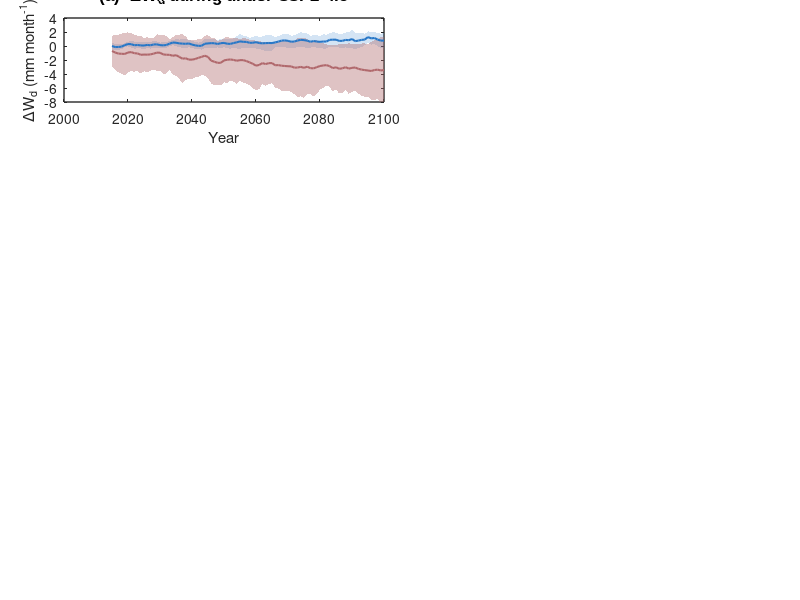

MATLAB code to generate this figure: (Note: this script raises an error after producing the figure.)
%% Figure 1

clear


load Figure1.mat




years = 2015:2100;


figure
width=8.8;
height=12;
set(gcf,'position',[10 10 width*100 height*100])
%  (a)                                                                               
h1 = axes('Position', [0.08,0.83,0.4,0.14]); 

% annual
green_color = [39/255, 119/255, 199/255];
h_annual_range = fill([years, fliplr(years)], ...
     [annual_245_mean+annual_245_std; flipud(annual_245_mean-annual_245_std)]', ...
     [39/255, 119/255, 199/255], 'FaceAlpha', 0.2, 'EdgeColor', 'none');
hold on;


% dry-season
red_color = [176/255, 104/255, 108/255];
h_driest_range = fill([years, fliplr(years)], ...
     [driest_245_mean + driest_245_std; flipud(driest_245_mean -driest_245_std)]', ...
     [176/255, 104/255, 108/255], 'FaceAlpha', 0.4, 'EdgeColor', 'none');

h_annual_line = plot(years, annual_245_mean, 'Color', green_color, 'LineWidth', 1.5);
h_driest_line = plot(years, driest_245_mean, 'Color', red_color, 'LineWidth', 1.5);

% 
title('(a)  ΔW_d during under SSP2-4.5', 'FontSize',12, 'FontWeight','bold', 'FontName','Arial');
xlabel('Year');
ylabel('ΔW_d (mm month^{-1})');
ylim([-8, 4]); 

grid off;
set(gca, 'GridLineStyle', '--','LineWidth', 1);
set(gca, 'GridAlpha', 0.2);

%
ax = gca;
ax.XAxis.LineWidth = 1;
ax.YAxis.LineWidth = 1;
ax.XAxis.TickDirection = 'out';
ax.YAxis.TickDirection = 'out';
ax.XAxisLocation = 'bottom';
ax.YAxisLocation = 'left';
ax.Box = 'off';

h_legend = legend([h_annual_line,  h_driest_line], ...
       {'annual',  'dry-season-1 month'}, ...
       'Location', 'southwest', 'FontSize', 12, 'NumColumns', 1);
h_legend.Box = 'off';
xlim([2015, 2100]);

set(h1, 'YTick', [-8, -4, 0, 4],  'XTick', [2015, 2040, 2060, 2080, 2100], 'FontSize', 12, 'FontName', 'Arial');


%                                                                       
h2 = subplot('Position', [0.56,0.83,0.4,0.14]); 

% annual
green_color = [39/255, 119/255, 199/255];
h_annual_range = fill([years, fliplr(years)], ...
     [annual_585_mean+annual_585_std; flipud(annual_585_mean-annual_585_std)]', ...
     [39/255, 119/255, 199/255], 'FaceAlpha', 0.2, 'EdgeColor', 'none');
hold on


% dry-season
red_color = [176/255, 104/255, 108/255];
h_driest_range = fill([years, fliplr(years)], ...
     [driest_585_mean + driest_585_std; flipud(driest_585_mean -driest_585_std)]', ...
     [176/255, 104/255, 108/255], 'FaceAlpha', 0.4, 'EdgeColor', 'none');

h_annual_line = plot(years, annual_585_mean, 'Color', green_color, 'LineWidth', 1.5);
h_driest_line = plot(years, driest_585_mean, 'Color', red_color, 'LineWidth', 1.5);

%
title('(b)  ΔW_d under SSP5-8.5', 'FontSize',12, 'FontWeight','bold', 'FontName','Arial');
xlabel('Year');
ylabel('ΔW_d (mm month^{-1})');
ylim([-8, 4]); 

grid off;
set(gca, 'GridLineStyle', '--','LineWidth', 1);
set(gca, 'GridAlpha', 0.2);

%
ax = gca;
ax.XAxis.LineWidth = 1;
ax.YAxis.LineWidth = 1;
ax.XAxis.TickDirection = 'out';
ax.YAxis.TickDirection = 'out';
ax.XAxisLocation = 'bottom';
ax.YAxisLocation = 'left';
ax.Box = 'off';

xlim([2015, 2100]);
set(h2, 'YTick', [-8, -4, 0, 4],  'XTick', [2015, 2040, 2060, 2080, 2100], 'FontSize', 12, 'FontName', 'Arial');


% 

%load ..\E\cmip\his_ssp_mat_data_land\model_his_future_driest.mat

%
% dif_wa_245_his = wa_245_mean -wa_his_mean;
% [mean_dif_245_his_1, p_dif_245_his, sig_dif_245_his] = cal_sig(dif_wa_245_his);
% 
% dif_wa_585_his = wa_585_mean - wa_his_mean;
% [mean_dif_585_his_1, p_dif_585_his, sig_dif_585_his] = cal_sig(dif_wa_585_his);
% 
%  (c) 245                                                                                              
h3 = axes('Position', [-0.02,0.43,1,0.34]);   
title('(c) ΔW_d under SSP2-4.5', 'FontSize',13, 'FontWeight','bold');

data_map = nan(180, 360); 
sig_map = nan(180, 360);  
load kland_1d.mat
k = find(mean_dif_245_his_1 <= -15); mean_dif_245_his_1(k) = -14;
k1 = find(isnan(mean_dif_245_his_1)); mean_dif_245_his_1(k1) = -15;

for i = 1:length(kland_1d)
    index = kland_1d(i); 
    row = mod(index - 1, 180) + 1; 
    col = ceil(index / 180);       
    if row <= 180 && col <= 360
        data_map(row, col) = mean_dif_245_his_1(i);  
        sig_map(row, col) = sig_dif_245_his(i);        
    end
end

full_cmap = flip(slanCM(102));
% 
num = [1:2:32, 33:3:64,  65:8:96,  97:12:128,  129:12:160,  161:8:192, 193:3:224,  225:2:256];           
num = round(num);
num = unique(num(num >=1 & num <=256));  

J = interp1(1:length(num), full_cmap(num,:), linspace(1,length(num),127), 'linear');

gd = 1;
a = -180 + gd/2 :gd : 180 - gd/2;  
b = -90 + gd/2 :gd : 90 - gd/2;    
[lon,lat] = meshgrid(a, b);

load dry_knans.mat

m_proj('robinson','lat',[-60 90],'long',[-180 180]);


A = nan(180,360); 
A(kland_1d) = 1; 

A(:,1) = A(:,end); 

hold on
m_pcolor(lon, lat, A); 
shading flat;
colormap(gca,[209/255 209/255 209/255]); 
freezeColors;

m_pcolor(lon, lat, data_map);
caxis([-15 15]);
colormap(h3,  [[1 1 1]*0.8; J]);
% 
[sig_row, sig_col] = find(sig_map == 1);
if ~isempty(sig_row)
    step = 3;  
    use_points = false(length(sig_row), 1);
    for i = 1:length(sig_row)
        if mod(sig_row(i), step) == 0 && mod(sig_col(i), step) == 0
            use_points(i) = true;
        end
    end
    num = find(use_points);
    sig_lon = lon(sub2ind(size(lon), sig_row(num), sig_col(num)));
    sig_lat = lat(sub2ind(size(lat), sig_row(num), sig_col(num)));
    m_plot(sig_lon, sig_lat, '.k', 'MarkerSize', 2, 'MarkerFaceColor', 'k');
end

grid on; box on
h = m_coast('line'); 
h.Color = [1 1 1]*0; 
h.LineWidth = 0.2;


lat_na = [140, 155];   lon_na = [55, 90];    
lat_caf = [91, 110];   lon_caf = [175, 230]; 
lat_saf = [51, 76];      lon_saf = [195, 220];  
lat_boreal = [145, 155]; lon_boreal = [250, 300]; 
lat_ind = [80, 100];  lon_ind = [275, 310];    
lat_aus = [65, 77];   lon_aus = [292, 315];    
lat_amz = [75, 95];   lon_amz = [100, 125];   


regions = {
    struct('name', 'NA', 'lat', lat_na, 'lon', lon_na, 'color', [0.6 0.6 0.6]);
    struct('name', 'AMZ', 'lat', lat_amz, 'lon', lon_amz, 'color', [0.6 0.6 0.6]);
    struct('name', 'C-AF', 'lat', lat_caf, 'lon', lon_caf, 'color', [0.6 0.6 0.6]);
    struct('name', 'S-AF', 'lat', lat_saf, 'lon', lon_saf, 'color', [0.6 0.6 0.6]);
    struct('name', 'Boreal', 'lat', lat_boreal, 'lon', lon_boreal, 'color', [0.6 0.6 0.6]);
    struct('name', 'IND', 'lat', lat_ind, 'lon', lon_ind, 'color', [0.3 0.3 0.3]);
    struct('name', 'AUS', 'lat', lat_aus, 'lon', lon_aus, 'color', [0.6 0.6 0.6]);
};

for i = 1:length(regions)
    reg = regions{i};
    
    lat_deg = [-90 + reg.lat(1) - 0.5, -90 + reg.lat(2) + 0.5];
    lon_deg = [-180 + reg.lon(1) - 0.5, -180 + reg.lon(2) + 0.5];
    m_plot([lon_deg(1), lon_deg(2), lon_deg(2), lon_deg(1), lon_deg(1)], ...
           [lat_deg(1), lat_deg(1), lat_deg(2), lat_deg(2), lat_deg(1)], ...
           '-', 'Color', reg.color, 'LineWidth', 0.8);
end

m_grid('xaxis','off','yaxis','off',  'box', 'off', 'xtick',[],  'ytick',[],  'xticklabels',{},  'yticklabels',{}, 'linestyle','none');   
set(h3, 'Color', 'none');     
set(gca,'XTick',[], 'YTick',[], 'Box', 'off');
set(h3, "XColor", 'none', 'YColor', 'none', 'Color', 'none');
set(gca,'LineWidth',0.2);
hold on

%                                                                            

h4 = subplot('Position', [-0.02,0.05,1,0.34]); 
title('(d)  ΔW_d under SSP5-8.5', 'FontSize',13, 'FontWeight','bold');

data_map = nan(180, 360); 
sig_map = nan(180, 360);  
load kland_1d.mat
k = find(mean_dif_585_his_1 <= -15); mean_dif_585_his_1(k) = -14;
k1 = find(isnan(mean_dif_585_his_1)); mean_dif_585_his_1(k1) = -15;

for i = 1:length(kland_1d)
    index = kland_1d(i); 
    row = mod(index - 1, 180) + 1; 
    col = ceil(index / 180);       
    if row <= 180 && col <= 360
        data_map(row, col) = mean_dif_585_his_1(i);  
        sig_map(row, col) = sig_dif_585_his(i);        
    end
end

gd = 1;
a = -180 + gd/2 :gd : 180 - gd/2;  
b = -90 + gd/2 :gd : 90 - gd/2;    
[lon,lat] = meshgrid(a, b);

load dry_knans.mat
m_proj('robinson','lat',[-60 90],'long',[-180 180]);
A = nan(180,360); 
A(kland_1d) = 1; 
A(:,1) = A(:,end); 
hold on

m_pcolor(lon, lat, A); 
shading flat;
colormap(gca,[209/255 209/255 209/255]); 
freezeColors;

m_pcolor(lon, lat, data_map);
caxis([-15 15]);
colormap(h4,  [[1 1 1]*0.8; J]);

[sig_row, sig_col] = find(sig_map == 1);
if ~isempty(sig_row)
    step = 3;  
    use_points = false(length(sig_row), 1);
    for i = 1:length(sig_row)
        if mod(sig_row(i), step) == 0 && mod(sig_col(i), step) == 0
            use_points(i) = true;
        end
    end
    num = find(use_points);
    sig_lon = lon(sub2ind(size(lon), sig_row(num), sig_col(num)));
    sig_lat = lat(sub2ind(size(lat), sig_row(num), sig_col(num)));
    m_plot(sig_lon, sig_lat, '.k', 'MarkerSize', 2, 'MarkerFaceColor', 'k');
end


grid on; box on
h = m_coast('line'); 
h.Color = [1 1 1]*0; 
h.LineWidth = 0.2;


lat_na = [140, 155];  lon_na = [55, 90];    
lat_caf = [91, 110];  lon_caf = [175, 230]; 
lat_saf = [51, 76];   lon_saf = [195, 220];  
lat_boreal = [145, 155]; lon_boreal = [250, 300]; 
lat_ind = [80, 100];     lon_ind = [275, 310];    
lat_aus = [65, 77];     lon_aus = [292, 315];   
lat_amz = [75, 95];   lon_amz = [100, 125];   

regions = {
    struct('name', 'NA', 'lat', lat_na, 'lon', lon_na, 'color', [0.6 0.6 0.6]);
    struct('name', 'AMZ', 'lat', lat_amz, 'lon', lon_amz, 'color', [0.6 0.6 0.6]);
    struct('name', 'C-AF', 'lat', lat_caf, 'lon', lon_caf, 'color', [0.6 0.6 0.6]);
    struct('name', 'S-AF', 'lat', lat_saf, 'lon', lon_saf, 'color', [0.6 0.6 0.6]);
    struct('name', 'Boreal', 'lat', lat_boreal, 'lon', lon_boreal, 'color', [0.6 0.6 0.6]); 
    struct('name', 'IND', 'lat', lat_ind, 'lon', lon_ind, 'color', [0.3 0.3 0.3]);
    struct('name', 'AUS', 'lat', lat_aus, 'lon', lon_aus, 'color',[0.6 0.6 0.6]);
};

for i = 1:length(regions)
    reg = regions{i};
    lat_deg = [-90 + reg.lat(1) - 0.5, -90 + reg.lat(2) + 0.5];
    lon_deg = [-180 + reg.lon(1) - 0.5, -180 + reg.lon(2) + 0.5];
    m_plot([lon_deg(1), lon_deg(2), lon_deg(2), lon_deg(1), lon_deg(1)], ...
           [lat_deg(1), lat_deg(1), lat_deg(2), lat_deg(2), lat_deg(1)], ...
           '-', 'Color', reg.color, 'LineWidth', 0.8);
end

set(h4, 'Color', 'none'); 
m_grid('xaxis','off','yaxis','off', ...
    'box', 'off', ...
    'xtick',[], ...
    'ytick',[], ...
    'xticklabels',{}, ...
    'yticklabels',{},...
    'linestyle','none');         

set(gca,'XTick',[], 'YTick',[], 'Box', 'off');
set(h4, "XColor", 'none', 'YColor', 'none', 'Color', 'none');


set(gca,'LineWidth',0.2);
hold on

c3 = colorbar('Position', [0.38 0.035 0.3 0.015], 'Orientation', 'horizontal');
set(c3, 'LineWidth', 0.2, 'FontSize', 9);
caxis([-15 15]);
set(c3, 'XTick', [-15 -10 -5 0 5 10 15]);
colormap(c3, J);  
xlabel(c3, 'mm month^{-1}', 'FontSize', 9);





%                                          

varNames = {'\DeltaW_d', '\DeltaP', '\DeltaT', '\DeltaE_s', '\DeltaE_i'};
scenarioLabels = {'Wa', 'P', 'T', 'E_{soi}', 'E_{veg}'};
barColors = {[138, 119, 185]/255}; % 红色(245), 蓝色(585)

% 设置透明度参数
barAlpha = 0.6;       % 柱状图透明度 (0-1，1为不透明)
scatterAlpha = 0.6;   % 散点图透明度 (0-1，1为不透明)
scatterSize = 40;     % 散点大小


h5 = axes('Position', [0.03,0.69,0.11,0.08]);

barHandle = bar(means_na_245', 'BarWidth', 0.6); 
hold on;

barHandle.FaceColor = barColors{1}; 
barHandle.FaceAlpha = barAlpha;  
xPositions = barHandle.XEndPoints;
for i = 1:5  
    errorbar(xPositions(i), means_na_245(1,i), stds_na_245(1,i), '.k', 'LineWidth', 1);
end
set(gca, 'XTick', 1:length(varNames), 'XTickLabel', varNames);
xlim([0.5, 5.5]);  

ylabel('Δ mm/month ');
ylim([-12 10]);
yticks(-10:5:10);  
zeroLine = line(xlim, [0, 0], 'Color', 'k', 'LineWidth', 0.5);

set(gca, 'Color', 'none');  
set(gcf, 'Color', 'none');  

set(gca, 'FontSize', 6 , 'Box', 'on');
grid off;
set(gca, 'GridLineStyle', '--');  
set(gca, 'GridAlpha', 0.5);       

ax = gca;
ax.XAxis.LineWidth = 1;
ax.YAxis.LineWidth = 1;

ax.XAxis.TickDirection = 'out';  
ax.YAxis.TickDirection = 'out';  
ax.XAxisLocation = 'bottom';     
ax.YAxisLocation = 'left';       

ax.Box = 'off';
title('Northern North America','FontSize', 6,  'FontWeight', 'bold');
   


                                       
%


%
h6 = axes('Position', [0.03,0.31,0.11,0.08]);

barHandle = bar(means_na_585', 'BarWidth', 0.6); 
hold on;

barHandle.FaceColor = barColors{1};  
barHandle.FaceAlpha = barAlpha;  

xPositions = barHandle.XEndPoints;

for i = 1:5  
    errorbar(xPositions(i), means_na_585(1,i), stds_na_585(1,i), '.k', 'LineWidth', 1);
end

set(gca, 'XTick', 1:length(varNames), 'XTickLabel', varNames);
xlim([0.5, 5.5]);  

ylabel('Δ mm/month ');
ylim([-12 10]);
yticks(-10:5:10);  
zeroLine = line(xlim, [0, 0], 'Color', 'k', 'LineWidth', 0.5);

set(gca, 'Color', 'none');  
set(gcf, 'Color', 'none');  

set(gca, 'FontSize', 6 , 'Box', 'on');
grid off;
set(gca, 'GridLineStyle', '--');  
set(gca, 'GridAlpha', 0.5);       

ax = gca;
ax.XAxis.LineWidth = 1;
ax.YAxis.LineWidth = 1;


ax.XAxis.TickDirection = 'out'; 
ax.YAxis.TickDirection = 'out';  
ax.XAxisLocation = 'bottom';     
ax.YAxisLocation = 'left';       


ax.Box = 'off';
title('Northern North America','FontSize', 6,  'FontWeight', 'bold');


%

%
h7 = axes('Position', [0.32,0.6,0.11,0.08]);

barHandle = bar(means_caf_245', 'BarWidth', 0.6); 
hold on;

barHandle.FaceColor = barColors{1};  
barHandle.FaceAlpha = barAlpha;  
xPositions = barHandle.XEndPoints;
for i = 1:5  
    errorbar(xPositions(i), means_caf_245(1,i), stds_caf_245(1,i), '.k', 'LineWidth', 1);
end

set(gca, 'XTick', 1:length(varNames), 'XTickLabel', varNames);
xlim([0.5, 5.5]);  

ylabel('Δ mm/month ');
ylim([-12 10]);
yticks(-10:5:10);  
zeroLine = line(xlim, [0, 0], 'Color', 'k', 'LineWidth', 0.5);


set(gca, 'Color', 'none');  
set(gcf, 'Color', 'none'); 
set(gca, 'FontSize', 6 , 'Box', 'on');
grid off;
set(gca, 'GridLineStyle', '--');  
set(gca, 'GridAlpha', 0.5);       

ax = gca;
ax.XAxis.LineWidth = 1;
ax.YAxis.LineWidth = 1;


ax.XAxis.TickDirection = 'out';  
ax.YAxis.TickDirection = 'out';  
ax.XAxisLocation = 'bottom';     
ax.YAxisLocation = 'left';       

ax.Box = 'off';
title('Central eastern Africa','FontSize', 6,  'FontWeight', 'bold');



                                       
%
h8 = axes('Position', [0.33,0.22,0.11,0.08]);
barHandle = bar(means_caf_585', 'BarWidth', 0.6); 
hold on;

barHandle.FaceColor = barColors{1};  
barHandle.FaceAlpha = barAlpha;  
xPositions = barHandle.XEndPoints;
for i = 1:5  
    errorbar(xPositions(i), means_caf_585(1,i), stds_caf_585(1,i), '.k', 'LineWidth', 1);
end
set(gca, 'XTick', 1:length(varNames), 'XTickLabel', varNames);
xlim([0.5, 5.5]);  
ylabel('Δ mm/month ');
ylim([-12 10]);
yticks(-10:5:10);  
zeroLine = line(xlim, [0, 0], 'Color', 'k', 'LineWidth', 0.5);

set(gca, 'Color', 'none'); 
set(gcf, 'Color', 'none');  

set(gca, 'FontSize', 6 , 'Box', 'on');
grid off;
set(gca, 'GridLineStyle', '--');  
set(gca, 'GridAlpha', 0.5);       
ax = gca;
ax.XAxis.LineWidth = 1;
ax.YAxis.LineWidth = 1;

ax.XAxis.TickDirection = 'out';  
ax.YAxis.TickDirection = 'out';  
ax.XAxisLocation = 'bottom';     
ax.YAxisLocation = 'left';       

ax.Box = 'off';
title('Central eastern Africa','FontSize', 6,  'FontWeight', 'bold');





%
h9 = axes('Position', [0.39,0.45,0.11,0.08]);


barHandle = bar(means_saf_245', 'BarWidth', 0.6); 
hold on;


barHandle.FaceColor = barColors{1};  
barHandle.FaceAlpha = barAlpha;  

xPositions = barHandle.XEndPoints;

for i = 1:5  
    errorbar(xPositions(i), means_saf_245(1,i), stds_saf_245(1,i), '.k', 'LineWidth', 1);
end

set(gca, 'XTick', 1:length(varNames), 'XTickLabel', varNames);
xlim([0.5, 5.5]);  

ylabel('Δ mm/month ');
ylim([-12 10]);
yticks(-10:5:10); 
zeroLine = line(xlim, [0, 0], 'Color', 'k', 'LineWidth', 0.5);



set(gca, 'Color', 'none');  
set(gcf, 'Color', 'none');  

set(gca, 'FontSize', 6 , 'Box', 'on');
grid off;
set(gca, 'GridLineStyle', '--');  
set(gca, 'GridAlpha', 0.5);       

ax = gca;
ax.XAxis.LineWidth = 1;
ax.YAxis.LineWidth = 1;

ax.XAxis.TickDirection = 'out';  
ax.YAxis.TickDirection = 'out';  
ax.XAxisLocation = 'bottom';     
ax.YAxisLocation = 'left';       

ax.Box = 'off';
title('Southern Africa','FontSize', 6,  'FontWeight', 'bold');




 
                                       
%
h10 = axes('Position', [0.39,0.07,0.11,0.08]);

barHandle = bar(means_saf_585', 'BarWidth', 0.6); 
hold on;

barHandle.FaceColor = barColors{1}; 
barHandle.FaceAlpha = barAlpha;  
xPositions = barHandle.XEndPoints;

for i = 1:5  
    errorbar(xPositions(i), means_saf_585(1,i), stds_saf_585(1,i), '.k', 'LineWidth', 1);
end

set(gca, 'XTick', 1:length(varNames), 'XTickLabel', varNames);
xlim([0.5, 5.5]);  

ylabel('Δ mm/month ');
ylim([-12 10]);
yticks(-10:5:10); 

zeroLine = line(xlim, [0, 0], 'Color', 'k', 'LineWidth', 0.5);


set(gca, 'Color', 'none');  
set(gcf, 'Color', 'none');  
set(gca, 'FontSize', 6 , 'Box', 'on');
grid off;
set(gca, 'GridLineStyle', '--');  
set(gca, 'GridAlpha', 0.5);       

ax = gca;
ax.XAxis.LineWidth = 1;
ax.YAxis.LineWidth = 1;

ax.XAxis.TickDirection = 'out'; 
ax.YAxis.TickDirection = 'out';  
ax.XAxisLocation = 'bottom';     
ax.YAxisLocation = 'left';       

ax.Box = 'off';
title('Southern Africa','FontSize', 6,  'FontWeight', 'bold');

                                       




%
h11 = axes('Position', [0.65,0.45,0.11,0.08]);
barHandle = bar(means_aus_245', 'BarWidth', 0.6); 
hold on;

barHandle.FaceColor = barColors{1};  
barHandle.FaceAlpha = barAlpha; 
xPositions = barHandle.XEndPoints;
for i = 1:5  
    errorbar(xPositions(i), means_aus_245(1,i), stds_aus_245(1,i), '.k', 'LineWidth', 1);
end

set(gca, 'XTick', 1:length(varNames), 'XTickLabel', varNames);
xlim([0.5, 5.5]); 

ylabel('Δ mm/month ');
ylim([-12 10]);
yticks(-10:5:10);  
zeroLine = line(xlim, [0, 0], 'Color', 'k', 'LineWidth', 0.5);


set(gca, 'Color', 'none'); 
set(gcf, 'Color', 'none');  
set(gca, 'FontSize', 6 , 'Box', 'on');
grid off;
set(gca, 'GridLineStyle', '--');  
set(gca, 'GridAlpha', 0.5);      

ax = gca;
ax.XAxis.LineWidth = 1;
ax.YAxis.LineWidth = 1;


ax.XAxis.TickDirection = 'out';  
ax.YAxis.TickDirection = 'out';  
ax.XAxisLocation = 'bottom';     
ax.YAxisLocation = 'left';       



ax.Box = 'off';
title('Northern Australia','FontSize', 6,  'FontWeight', 'bold');


                                      
%

%
h12 = axes('Position', [0.65,0.07,0.1,0.08]);


barHandle = bar(means_aus_585', 'BarWidth', 0.6); 
hold on;
barHandle.FaceColor = barColors{1};  
barHandle.FaceAlpha = barAlpha; 
xPositions = barHandle.XEndPoints;
for i = 1:5     
    errorbar(xPositions(i), means_aus_585(1,i), stds_aus_585(1,i), '.k', 'LineWidth', 1);
end

set(gca, 'XTick', 1:length(varNames), 'XTickLabel', varNames);
xlim([0.5, 5.5]); 


ylabel('Δ mm/month ');
ylim([-12 10]);
yticks(-10:5:10);  

zeroLine = line(xlim, [0, 0], 'Color', 'k', 'LineWidth', 0.5);

set(gca, 'Color', 'none'); 
set(gcf, 'Color', 'none');  



set(gca, 'FontSize', 6 , 'Box', 'on');
grid off;
set(gca, 'GridLineStyle', '--');  
set(gca, 'GridAlpha', 0.5);      

ax = gca;
ax.XAxis.LineWidth = 1;
ax.YAxis.LineWidth = 1;


ax.XAxis.TickDirection = 'out';  
ax.YAxis.TickDirection = 'out';  
ax.XAxisLocation = 'bottom';     
ax.YAxisLocation = 'left';       



ax.Box = 'off';
title('Northern Australia','FontSize', 6,  'FontWeight', 'bold');






h13 = axes('Position', [0.88,0.58,0.11,0.08]);

barHandle = bar(means_ind_585', 'BarWidth', 0.6); 
hold on;
barHandle.FaceColor = barColors{1};  
barHandle.FaceAlpha = barAlpha; 
xPositions = barHandle.XEndPoints;
for i = 1:5     
    errorbar(xPositions(i), means_ind_245(1,i), stds_ind_245(1,i), '.k', 'LineWidth', 1);
end

set(gca, 'XTick', 1:length(varNames), 'XTickLabel', varNames);
xlim([0.5, 5.5]); 

ylabel('Δ mm/month ');
ylim([-12 10]);
yticks(-10:5:10);  
zeroLine = line(xlim, [0, 0], 'Color', 'k', 'LineWidth', 0.5);
set(gca, 'Color', 'none'); 
set(gcf, 'Color', 'none');  
set(gca, 'FontSize', 6 , 'Box', 'on');
grid off;
set(gca, 'GridLineStyle', '--');  
set(gca, 'GridAlpha', 0.5);      

ax = gca;
ax.XAxis.LineWidth = 1;
ax.YAxis.LineWidth = 1;

ax.XAxis.TickDirection = 'out';  
ax.YAxis.TickDirection = 'out';  
ax.XAxisLocation = 'bottom';     
ax.YAxisLocation = 'left';       

ax.Box = 'off';
title('Southeastern Asia','FontSize', 6,  'FontWeight', 'bold');



%


h14 = axes('Position', [0.88,0.2,0.11,0.08]);
barHandle = bar(means_ind_585', 'BarWidth', 0.6); 
hold on;
barHandle.FaceColor = barColors{1};  
barHandle.FaceAlpha = barAlpha; 
xPositions = barHandle.XEndPoints;
for i = 1:5    
    errorbar(xPositions(i), means_ind_585(1,i), stds_ind_585(1,i), '.k', 'LineWidth', 1);
end


set(gca, 'XTick', 1:length(varNames), 'XTickLabel', varNames);
xlim([0.5, 5.5]); 


ylabel('Δ mm/month ');
ylim([-12 10]);
yticks(-10:5:10);  

zeroLine = line(xlim, [0, 0], 'Color', 'k', 'LineWidth', 0.5);

set(gca, 'Color', 'none'); 
set(gcf, 'Color', 'none');  

set(gca, 'FontSize', 6 , 'Box', 'on');
grid off;
set(gca, 'GridLineStyle', '--');  
set(gca, 'GridAlpha', 0.5);      

ax = gca;
ax.XAxis.LineWidth = 1;
ax.YAxis.LineWidth = 1;


ax.XAxis.TickDirection = 'out';  
ax.YAxis.TickDirection = 'out';  
ax.XAxisLocation = 'bottom';     
ax.YAxisLocation = 'left';       

ax.Box = 'off';
title('Southeastern Asia','FontSize', 6,  'FontWeight', 'bold');                                  



h15 = axes('Position', [0.88,0.69,0.11,0.08]);
barHandle = bar(means_nb_245', 'BarWidth', 0.6); 
hold on;

barHandle.FaceColor = barColors{1};  
barHandle.FaceAlpha = barAlpha; 
xPositions = barHandle.XEndPoints;
for i = 1:5  
    errorbar(xPositions(i), means_nb_245(1,i), stds_nb_245(1,i), '.k', 'LineWidth', 1);
end
set(gca, 'XTick', 1:length(varNames), 'XTickLabel', varNames);
xlim([0.5, 5.5]); 

ylabel('Δ mm/month ');
ylim([-12 10]);
yticks(-10:5:10);  

zeroLine = line(xlim, [0, 0], 'Color', 'k', 'LineWidth', 0.5);
set(gca, 'Color', 'none'); 
set(gcf, 'Color', 'none');  
set(gca, 'FontSize', 6 , 'Box', 'on');
grid off;
set(gca, 'GridLineStyle', '--');  
set(gca, 'GridAlpha', 0.5);      

ax = gca;
ax.XAxis.LineWidth = 1;
ax.YAxis.LineWidth = 1;


ax.XAxis.TickDirection = 'out';  
ax.YAxis.TickDirection = 'out';  
ax.XAxisLocation = 'bottom';     
ax.YAxisLocation = 'left';       

ax.Box = 'off';
title('Northern boreal','FontSize', 6,  'FontWeight', 'bold');

                                       


%
h16 = axes('Position', [0.88,0.31,0.11,0.08]);

barHandle = bar(means_nb_585', 'BarWidth', 0.6); 
hold on;

barHandle.FaceColor = barColors{1};  
barHandle.FaceAlpha = barAlpha; 
xPositions = barHandle.XEndPoints;
for i = 1:5    
    errorbar(xPositions(i), means_nb_585(1,i), stds_nb_585(1,i), '.k', 'LineWidth', 1);
end

set(gca, 'XTick', 1:length(varNames), 'XTickLabel', varNames);
xlim([0.5, 5.5]); 

ylabel('Δ mm/month ');
ylim([-12 10]);
yticks(-10:5:10);  
zeroLine = line(xlim, [0, 0], 'Color', 'k', 'LineWidth', 0.5);

set(gca, 'Color', 'none'); 
set(gcf, 'Color', 'none');  

set(gca, 'FontSize', 6 , 'Box', 'on');
grid off;
set(gca, 'GridLineStyle', '--');  
set(gca, 'GridAlpha', 0.5);      

ax = gca;
ax.XAxis.LineWidth = 1;
ax.YAxis.LineWidth = 1;

ax.XAxis.TickDirection = 'out';  
ax.YAxis.TickDirection = 'out';  
ax.XAxisLocation = 'bottom';     
ax.YAxisLocation = 'left';       



ax.Box = 'off';
title('Northern boreal','FontSize', 6,  'FontWeight', 'bold');




                                        



h17 = axes('Position', [0.15,0.46,0.1,0.08]);
barHandle = bar(means_amz_245', 'BarWidth', 0.6); 
hold on;
barHandle.FaceColor = barColors{1};  
barHandle.FaceAlpha = barAlpha; 
xPositions = barHandle.XEndPoints;
for i = 1:5   
    errorbar(xPositions(i), means_amz_245(1,i), stds_amz_245(1,i), '.k', 'LineWidth', 1);
end

set(gca, 'XTick', 1:length(varNames), 'XTickLabel', varNames);
xlim([0.5, 5.5]); 

ylabel('Δ mm/month ');
ylim([-12 10]);
yticks(-10:5:10);  

zeroLine = line(xlim, [0, 0], 'Color', 'k', 'LineWidth', 0.5);


set(gca, 'Color', 'none'); 
set(gcf, 'Color', 'none');  


set(gca, 'FontSize', 6 , 'Box', 'on');
grid off;
set(gca, 'GridLineStyle', '--');  
set(gca, 'GridAlpha', 0.5);      

ax = gca;
ax.XAxis.LineWidth = 1;
ax.YAxis.LineWidth = 1;


ax.XAxis.TickDirection = 'out';  
ax.YAxis.TickDirection = 'out';  
ax.XAxisLocation = 'bottom';     
ax.YAxisLocation = 'left';       



ax.Box = 'off';
title('Amzonia','FontSize', 6,  'FontWeight', 'bold');

                                       


h18 = axes('Position', [0.15,0.08,0.1,0.08]);

barHandle = bar(means_amz_585', 'BarWidth', 0.6); 
hold on;


barHandle.FaceColor = barColors{1};  
barHandle.FaceAlpha = barAlpha; 


xPositions = barHandle.XEndPoints;

for i = 1:5    
    errorbar(xPositions(i), means_amz_585(1,i), stds_amz_585(1,i), '.k', 'LineWidth', 1);
end



set(gca, 'XTick', 1:length(varNames), 'XTickLabel', varNames);
xlim([0.5, 5.5]); 


ylabel('Δ mm/month ');
ylim([-12 10]);
yticks(-10:5:10);  

zeroLine = line(xlim, [0, 0], 'Color', 'k', 'LineWidth', 0.5);



set(gca, 'Color', 'none'); 
set(gcf, 'Color', 'none');  


set(gca, 'FontSize', 6 , 'Box', 'on');
grid off;
set(gca, 'GridLineStyle', '--');  
set(gca, 'GridAlpha', 0.5);      

ax = gca;
ax.XAxis.LineWidth = 1;
ax.YAxis.LineWidth = 1;


ax.XAxis.TickDirection = 'out';  
ax.YAxis.TickDirection = 'out';  
ax.XAxisLocation = 'bottom';     
ax.YAxisLocation = 'left';       


ax.Box = 'off';
title('Amzonia','FontSize', 6,  'FontWeight', 'bold');





%

filename='Figure1';
print(filename,'-dpng','-r300');
